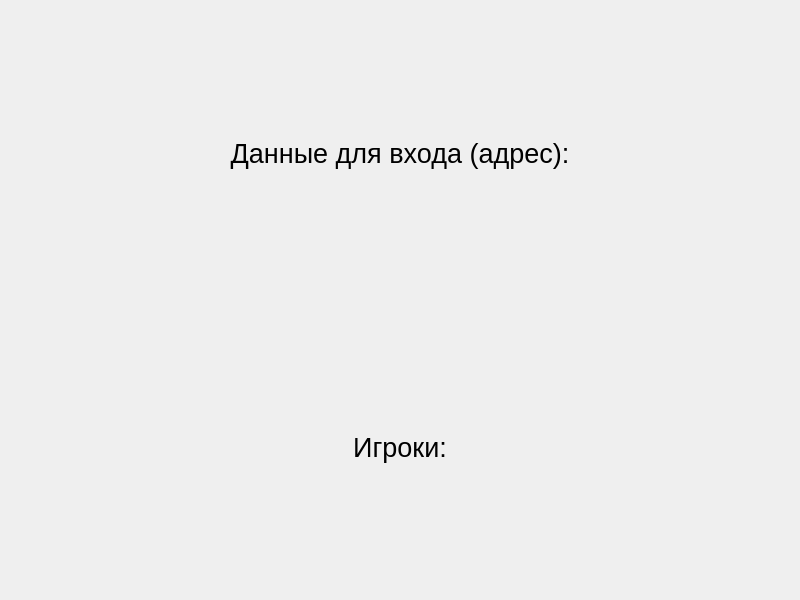
<?xml version="1.0" encoding="UTF-8"?>
<ui version="4.0">
 <class>MainWindow</class>
 <widget class="QMainWindow" name="MainWindow">
  <property name="geometry">
   <rect>
    <x>0</x>
    <y>0</y>
    <width>800</width>
    <height>600</height>
   </rect>
  </property>
  <property name="windowTitle">
   <string>MainWindow</string>
  </property>
  <widget class="QWidget" name="centralwidget">
   <layout class="QGridLayout" name="gridLayout_2">
    <item row="1" column="0">
     <layout class="QGridLayout" name="gridLayout">
      <item row="1" column="2">
       <widget class="QLabel" name="lobby_players">
        <property name="font">
         <font>
          <pointsize>20</pointsize>
         </font>
        </property>
        <property name="text">
         <string>Игроки:</string>
        </property>
        <property name="alignment">
         <set>Qt::AlignCenter</set>
        </property>
       </widget>
      </item>
      <item row="0" column="2">
       <widget class="QLabel" name="lobby_ip">
        <property name="font">
         <font>
          <pointsize>20</pointsize>
         </font>
        </property>
        <property name="text">
         <string>Данные для входа (адрес):</string>
        </property>
        <property name="alignment">
         <set>Qt::AlignCenter</set>
        </property>
       </widget>
      </item>
     </layout>
    </item>
   </layout>
  </widget>
 </widget>
 <resources/>
 <connections/>
</ui>
